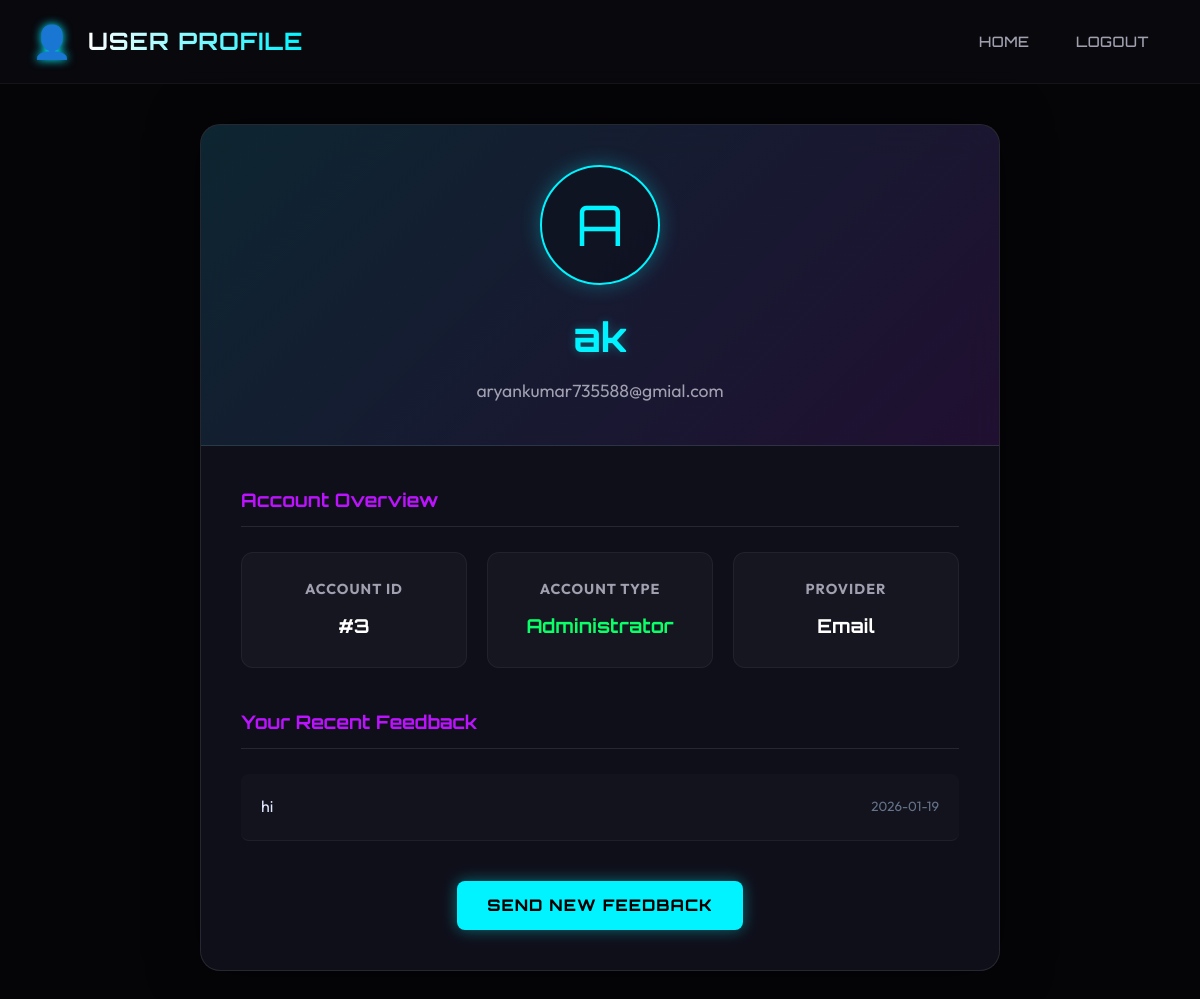
The page /profile (signed in) on the database its author committed.
### app.py (models this page shows)
class User(UserMixin, db.Model):
    id = db.Column(db.Integer, primary_key=True)
    username = db.Column(db.String(150), unique=True, nullable=False)
    email = db.Column(db.String(150), unique=True, nullable=False)
    password = db.Column(db.String(150), nullable=True) # Nullable for OAuth users
    is_admin = db.Column(db.Boolean, default=False)
    oauth_provider = db.Column(db.String(50), nullable=True)

class Feedback(db.Model):
    id = db.Column(db.Integer, primary_key=True)
    user_id = db.Column(db.Integer, db.ForeignKey('user.id'), nullable=False)
    message = db.Column(db.Text, nullable=False)
    timestamp = db.Column(db.DateTime, default=datetime.utcnow)
    user = db.relationship('User', backref=db.backref('feedbacks', lazy=True, cascade="all, delete-orphan"))

### app.py (the view)
@app.route('/profile')
@login_required
def profile():
    return render_template('profile.html', user=current_user)

### app.py (called while the page is built)
@login_manager.user_loader
def load_user(user_id):
    user = User.query.get(int(user_id))
    admin_emails = ['aryankumar735588@gmail.com', 'aryankumar735588@gmial.com']
    if user and user.email.lower().strip() in admin_emails and not user.is_admin:
        print(f"DEBUG: Force promoting {user.email} to Admin via load_user")
        user.is_admin = True
        db.session.commit()
    return user

### templates/profile.html (shortened to what this page needs)
<!DOCTYPE html>
<html lang="en">
<head>
    <link rel="stylesheet" href="/style.css">
    <link rel="stylesheet" href="{{ url_for('static', filename='css/auth.css') }}">
    <link rel="stylesheet" href="https://cdnjs.cloudflare.com/ajax/libs/font-awesome/6.0.0/css/all.min.css">
</head>
<body>
    <nav>
        <div class="nav-container">
            <div class="logo">
                <span class="logo-icon">👤</span>
                <h1>User Profile</h1>
            </div>
            <ul id="nav-ul">
                <li><a href="{{ url_for('index') }}">Home</a></li>
                <li><a href="{{ url_for('logout') }}">Logout</a></li>
            </ul>
        </div>
    </nav>
    <div class="profile-container">
        <div class="profile-header">
            <div class="profile-avatar">
                {{ user.username[0] | upper }}
            </div>
            <h2>{{ user.username }}</h2>
            <p>{{ user.email }}</p>
        </div>
        <div class="profile-content">
            <h3>Account Overview</h3>
            <div class="info-grid">
                <div class="info-card">
                    <h4>Account ID</h4>
                    <p>#{{ user.id }}</p>
                </div>
                <div class="info-card">
                    <h4>Account Type</h4>
                    <p style="color: {{ 'var(--success-neon)' if user.is_admin else 'white' }}">
                        {{ 'Administrator' if user.is_admin else 'Regular User' }}
                    </p>
                </div>
                <div class="info-card">
                    <h4>Provider</h4>
                    <p>{{ user.oauth_provider.title() if user.oauth_provider else 'Email' }}</p>
                </div>
            </div>
            <h3>Your Recent Feedback</h3>
            {% if user.feedbacks %}
            <ul style="list-style: none; padding: 0;">
                {% for fb in user.feedbacks[::-1][:5] %}
                <li class="feedback-item">
                    <span>{{ fb.message }}</span>
                    <small>{{ fb.timestamp.strftime('%Y-%m-%d') }}</small>
                </li>
                {% endfor %}
            </ul>
            {% else %}
            <p style="text-align: center; color: #64748b; padding: 20px;">You haven't sent any feedback yet.</p>
            {% endif %}
            <div style="margin-top: 40px; text-align: center;">
                <a href="{{ url_for('index', section='feedback') }}" class="btn-primary"
                    style="display: inline-flex; text-decoration: none;">
                    Send New Feedback
                </a>
            </div>
        </div>
    </div>
</body>
</html>

### static/css/auth.css (style rules this page uses)
:root { --primary-neon: #00f3ff; --secondary-neon: #bc13fe; --accent-neon: #39ff14; --glass-bg: rgba(10, 10, 15, 0.7); --glass-border: rgba(255, 255, 255, 0.1); --text-main: #ffffff; --text-dim: #94a3b8; --bg-dark: #050508; --input-bg: rgba(255, 255, 255, 0.05); }
* { margin: 0; padding: 0; box-sizing: border-box; }
body { font-family: 'Outfit', sans-serif; background: var(--bg-dark); color: var(--text-main); overflow-x: hidden; }

### templates/profile.html (style rules this page uses)
.profile-container { max-width: 800px; margin: 40px auto; border-radius: 20px; overflow: hidden; box-shadow: 0 0 50px rgba(0, 0, 0, 0.5); background: rgba(18, 18, 30, 0.85); backdrop-filter: blur(20px); border: 1px solid rgba(255, 255, 255, 0.1); animation: fadeIn 0.5s ease; }
.profile-header { background: linear-gradient(135deg, rgba(0, 243, 255, 0.1), rgba(188, 19, 254, 0.1)); padding: 40px; text-align: center; color: white; position: relative; border-bottom: 1px solid rgba(255, 255, 255, 0.1); }
.profile-header h2 { font-family: 'Orbitron', sans-serif; font-size: 2.5rem; margin-bottom: 0.5rem; color: var(--primary-neon); text-shadow: 0 0 10px rgba(0, 243, 255, 0.3); }
.profile-header p { color: #a0a0b0; font-size: 1.1rem; }
.profile-avatar { width: 120px; height: 120px; background: rgba(0, 0, 0, 0.3); border-radius: 50%; display: flex; align-items: center; justify-content: center; font-size: 3.5rem; color: var(--primary-neon); margin: 0 auto 20px; box-shadow: 0 0 20px rgba(0, 243, 255, 0.3); border: 2px solid var(--primary-neon); font-family: 'Orbitron', sans-serif; }
.profile-content { padding: 40px; }
.info-grid { display: grid; grid-template-columns: repeat(auto-fit, minmax(200px, 1fr)); gap: 20px; margin-bottom: 40px; }
.info-card { background: rgba(255, 255, 255, 0.03); padding: 25px; border-radius: 12px; text-align: center; border: 1px solid rgba(255, 255, 255, 0.05); transition: 0.3s; }
.info-card h4 { color: #a0a0b0; margin-bottom: 10px; font-size: 0.9rem; text-transform: uppercase; letter-spacing: 1px; }
.info-card p { color: white; font-weight: 700; font-size: 1.2rem; font-family: 'Orbitron', sans-serif; }
h3 { font-family: 'Orbitron', sans-serif; color: var(--secondary-neon) !important; margin-bottom: 25px !important; border-bottom: 1px solid rgba(255, 255, 255, 0.1); padding-bottom: 10px; }
.feedback-item { padding: 20px; border-bottom: 1px solid rgba(255, 255, 255, 0.05); display: flex; justify-content: space-between; align-items: center; color: #e0e7ff; background: rgba(255, 255, 255, 0.02); margin-bottom: 10px; border-radius: 8px; }
.feedback-item small { color: #64748b !important; }
.btn-primary { font-family: 'Orbitron', sans-serif; background: var(--primary-neon); color: black; font-weight: 800; text-transform: uppercase; letter-spacing: 1px; border-radius: 8px; padding: 12px 30px; box-shadow: 0 0 15px rgba(0, 243, 255, 0.4); border: none; }

### rows shown on the page
User: username "A", username "ak", email "aryankumar735588@gmial.com", id "3", is_admin "Administrator", oauth_provider "Email"
Feedback: message "hi", timestamp "2026-01-19"
